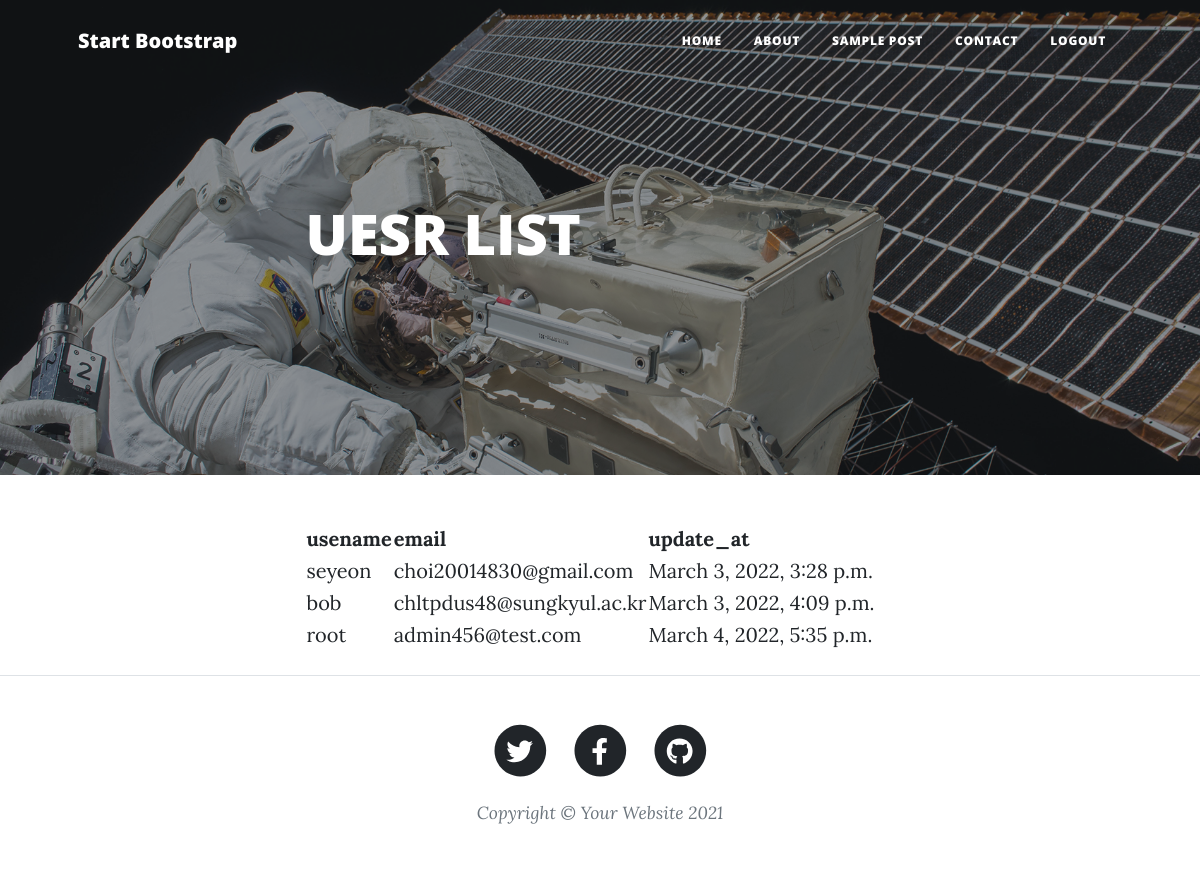
Before: /userlist/ (signed in) with the older database file.
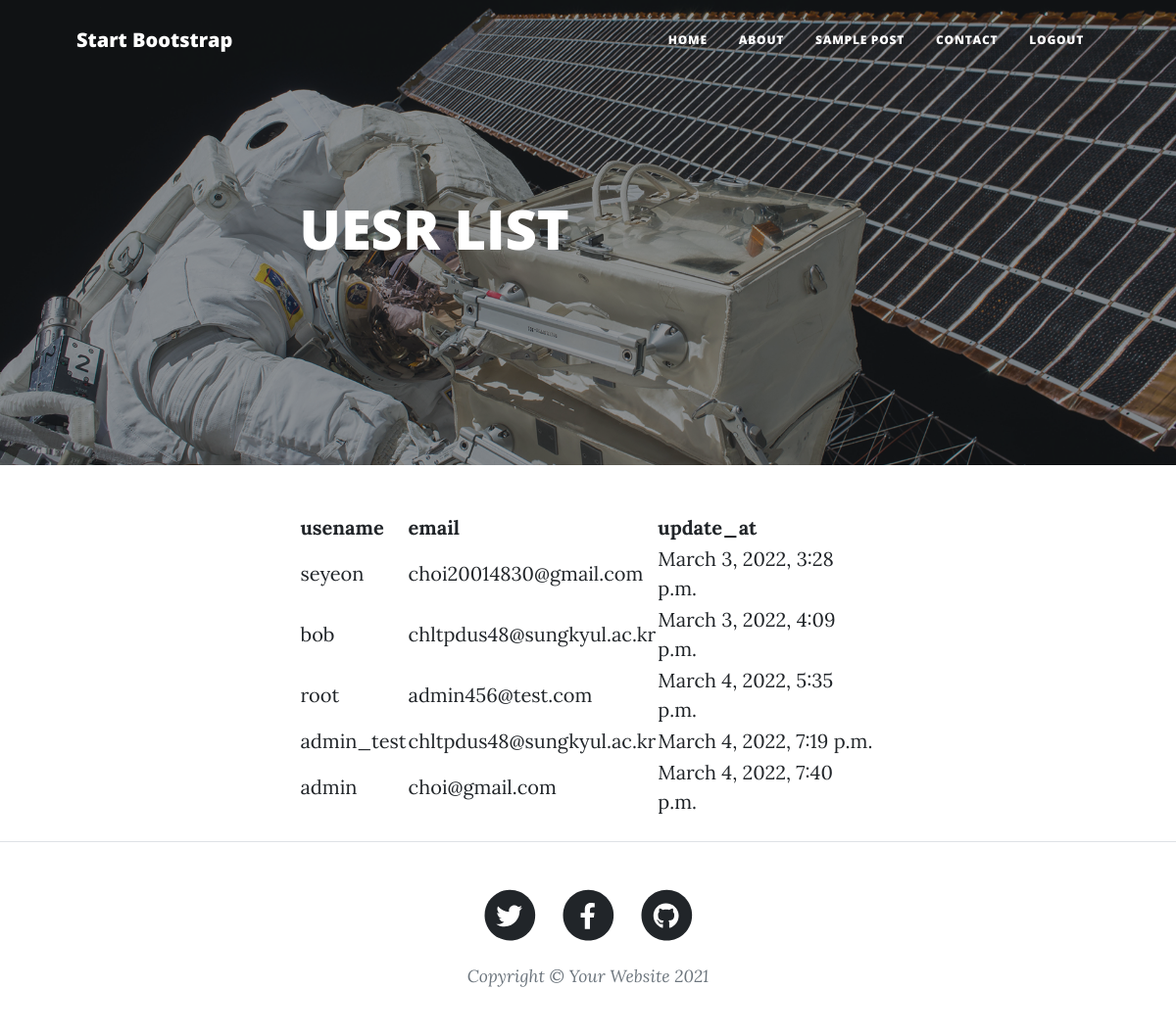
After: the same page with the newer database file.
### api/models.py (models this page shows)
class Users(AbstractUser):
    user = models.ForeignKey(CreateUsers, on_delete=models.CASCADE, null=True)

### api/views.py (the view)
# urls.py: path('userlist/', userlist_view, name = 'userlist')
@login_required
def userlist_view(request):
    if request.method == "GET":
        page = request.GET.get("page", 1)
        users = Users.objects.all().order_by("id")
        return render(request, "userlist.html", {"page_object":users})

### templates/userlist.html (shortened to what this page needs)
{% load static %}
<!DOCTYPE html>
<html lang="en">
    <head>
        <link href="{% static 'css/styles.css' %}" rel="stylesheet" />
    </head>
    <body>
        <nav class="navbar navbar-expand-lg navbar-light" id="mainNav">
            <div class="container px-4 px-lg-5">
                <a class="navbar-brand" href="index.html">Start Bootstrap</a>
                <div class="collapse navbar-collapse" id="navbarResponsive">
                    <ul class="navbar-nav ms-auto py-4 py-lg-0">
                        <li class="nav-item"><a class="nav-link px-lg-3 py-3 py-lg-4" href="index.html">Home</a></li>
                        <li class="nav-item"><a class="nav-link px-lg-3 py-3 py-lg-4" href="about.html">About</a></li>
                        <li class="nav-item"><a class="nav-link px-lg-3 py-3 py-lg-4" href="post.html">Sample Post</a></li>
                        <li class="nav-item"><a class="nav-link px-lg-3 py-3 py-lg-4" href="contact.html">Contact</a></li>
                        <li class="nav-item"><a class="nav-link px-lg-3 py-3 py-lg-4" href="{% url 'logout' %}">Logout</a></li>
                    </ul>
                </div>
            </div>
        </nav>
        <header class="masthead" style="background-image: url('assets/img/post-bg.jpg')">
            <div class="container position-relative px-4 px-lg-5">
                <div class="row gx-4 gx-lg-5 justify-content-center">
                    <div class="col-md-10 col-lg-8 col-xl-7">
                        <div class="post-heading">
                            <h1>UESR LIST</h1>
                        </div>
                    </div>
                </div>
            </div>
        </header>
        <article class="mb-4">
            <div class="container px-4 px-lg-5">
                <div class="row gx-4 gx-lg-5 justify-content-center">
                    <div class="col-md-10 col-lg-8 col-xl-7">
                        <table>
                            <thead>
                                <th>usename</th>
                                <th>email</th>
                                <th>update_at</th>
                            </thead>
                                {% for user in page_object %}
                                <tr>
                                    <td>{{user.username}}</td>
                                    <td>{{user.email}}</td>
                                    <td>{{user.date_joined}}</td>
                                </tr>
                                {% endfor %}
                        </table>
                    </div>
                </div>
            </div>
        </article>
        <footer class="border-top">
            <div class="container px-4 px-lg-5">
                <div class="row gx-4 gx-lg-5 justify-content-center">
                    <div class="col-md-10 col-lg-8 col-xl-7">
                        <ul class="list-inline text-center">
                            <li class="list-inline-item">
                                <a href="#!">
                                    <span class="fa-stack fa-lg">
                                        <i class="fas fa-circle fa-stack-2x"></i>
                                        <i class="fab fa-twitter fa-stack-1x fa-inverse"></i>
                                    </span>
                                </a>
                            </li>
                            <li class="list-inline-item">
                                <a href="#!">
                                    <span class="fa-stack fa-lg">
                                        <i class="fas fa-circle fa-stack-2x"></i>
                                        <i class="fab fa-facebook-f fa-stack-1x fa-inverse"></i>
                                    </span>
                                </a>
                            </li>
                            <li class="list-inline-item">
                                <a href="#!">
                                    <span class="fa-stack fa-lg">
                                        <i class="fas fa-circle fa-stack-2x"></i>
                                        <i class="fab fa-github fa-stack-1x fa-inverse"></i>
                                    </span>
                                </a>
                            </li>
                        </ul>
                        <div class="small text-center text-muted fst-italic">Copyright &copy; Your Website 2021</div>
                    </div>
                </div>
            </div>
        </footer>
    </body>
</html>

Changed rows visible on the page:
added Users: username "admin_test", email "chltpdus48@sungkyul.ac.kr", date_joined "March 4, 2022, 7:19 p.m."
added Users: username "admin", email "choi@gmail.com", date_joined "March 4, 2022, 7:40 p.m."
